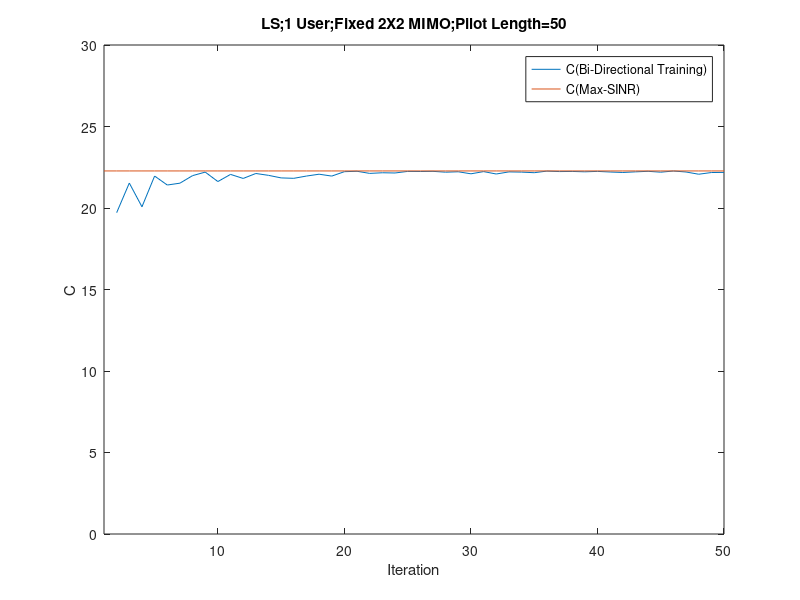

The MATLAB script that drew this image:
%2 user, 2X2 MIMO Channel
%Turn Off Private Channel 
%calculate MSE
%LS Filter
%Only Forward Direction
clc
clear

H{1,1}=(1/sqrt(2))*[randn(1,1)+1i*randn(1,1) randn(1,1)+1i*randn(1,1);randn(1,1)+1i*randn(1,1) randn(1,1)+1i*randn(1,1)];
H{1,2}=0.8*(1/sqrt(2))*[randn(1,1)+1i*randn(1,1) randn(1,1)+1i*randn(1,1);randn(1,1)+1i*randn(1,1) randn(1,1)+1i*randn(1,1)];
H{2,1}=0.8*(1/sqrt(2))*[randn(1,1)+1i*randn(1,1) randn(1,1)+1i*randn(1,1);randn(1,1)+1i*randn(1,1) randn(1,1)+1i*randn(1,1)];
H{2,2}=(1/sqrt(2))*[randn(1,1)+1i*randn(1,1) randn(1,1)+1i*randn(1,1);randn(1,1)+1i*randn(1,1) randn(1,1)+1i*randn(1,1)];

Z{1,1}=H{1,1}.';
Z{1,2}=H{2,1}.';
Z{2,1}=H{1,2}.';
Z{2,2}=H{2,2}.';

vc(:,1)=[1;1];
vc(:,2)=[1;1];
vc_w(:,1)=[1;1];
vc_w(:,2)=[1;1];
vc(:,1)=vc(:,1)/norm(vc(:,1));
vc(:,2)=vc(:,2)/norm(vc(:,2));
vc_w(:,1)=vc_w(:,1)/norm(vc_w(:,1));
vc_w(:,2)=vc_w(:,2)/norm(vc_w(:,2));
gc(:,1)=[1;1];
gc(:,2)=[1;1];
gc_w(:,1)=[1;1];
gc_w(:,2)=[1;1];
gc(:,1)=gc(:,1)/norm(gc(:,1));
gc(:,2)=gc(:,2)/norm(gc(:,2));
gc_w(:,1)=gc_w(:,1)/norm(gc_w(:,1));
gc_w(:,2)=gc_w(:,2)/norm(gc_w(:,2));


%{
Turn off user 2
vc_w(:,2)=[0;0];
vc(:,2)=[0;0];
gc(:,2)=[0;0];
gc_w(:,2)=[0;0];
%}


sigma = sqrt(10^(-3));
StepSize = 10^(-3);

for i = 1:50; 

            %Forward Training  
            for iter2 = 1:i

                    if rand-0.5 >= 0
                                xc_f(iter2) = 1;
                            else
                                xc_f(iter2) = -1;
                    end

                    for k = 1:2

                                neq(:,iter2,k) = [0;0];
                                for j = 1:2
                                    if j~=k; 
                                        neq(:,iter2,k) = neq(:,iter2,k) + H{k,j}*vc(:,j)*xc_f(iter2);
                                    end
                                end

                                neq_w(:,iter2,k) = [0;0];
                                for j = 1:2
                                    if j~=k;
                                        neq_w(:,iter2,k) = neq_w(:,iter2,k) + H{k,j}*vc_w(:,j);
                                    end
                                end

                                all_w(:,iter2,k) = [0;0];
                                for j = 1:2
                                        all_w(:,iter2,k) = all_w(:,iter2,k) + H{k,j}*vc_w(:,j);
                                end

                    end
                    
                    for k = 1:2  
                    yf(:,iter2,k) = H{k,k}*(vc(:,k)*xc_f(iter2))...
                                    +neq(:,iter2,k)...
                                    +sigma*(1/sqrt(2))*[(randn(1,1)+1i*randn(1,1));(randn(1,1)+1i*randn(1,1))];
                    end
                   
            end 
    
            for k = 1:2
            gc_w(:,k) = inv(  H{k,k}*vc_w(:,k)*vc_w(:,k)'*H{k,k}'  + neq_w(:,iter2,k)*(neq_w(:,iter2,k))'...  
                            + neq_w(:,iter2,k)*vc_w(:,k)'*H{k,k}'  + H{k,k}*vc_w(:,k)*neq_w(:,iter2,k)'...
                            + eye(2)*sigma^2  ) * all_w(:,iter2,k); 
            end
            
            for k = 1:2
            gc(:,k)  = inv(yf(:,:,k)*yf(:,:,k)')*yf(:,:,k)*xc_f';
            end
        
                   
    
    
        for k = 1:2
        
        all_SINR(:,i,k) = [0;0];
        for j = 1:2
        all_SINR(:,i,k) = all_SINR(:,i,k) + H{k,j}*vc(:,j);
        end

        all_SINR_w(:,i,k) = [0;0];
        for j = 1:2
        all_SINR_w(:,i,k) = all_SINR_w(:,i,k) + H{k,j}*vc_w(:,j);
        end
        
        end
    
        for k = 1:2
        SINR_without_stat(i,k)= norm(gc(:,k)'*all_SINR(:,i,k))^2/norm( gc(:,k)'*eye(2)*sigma^2*gc(:,k) );
        SINR_know_stat(i,k)= norm(( gc_w(:,k)'*all_SINR_w(:,i,k)))^2/norm( gc_w(:,k)'*eye(2)*sigma^2*gc_w(:,k) ); 
        end
           
end
   

n=1:i;

plot(   n,log2(1+SINR_without_stat(n,1))+log2(1+SINR_without_stat(n,2)),n,log2(1+SINR_know_stat(n,1))+log2(1+SINR_know_stat(n,2))   )
%plot(   n,log2(1+SINR_without_stat(n,1)),n,log2(1+SINR_know_stat(n,1)) )
legend('C(Bi-Directional Training)','C(Max-SINR)')
xlabel('Iteration')
ylabel('C')
title('LS;1 User;Fixed 2X2 MIMO;Pilot Length=50')
axis([1 i 0 30])


